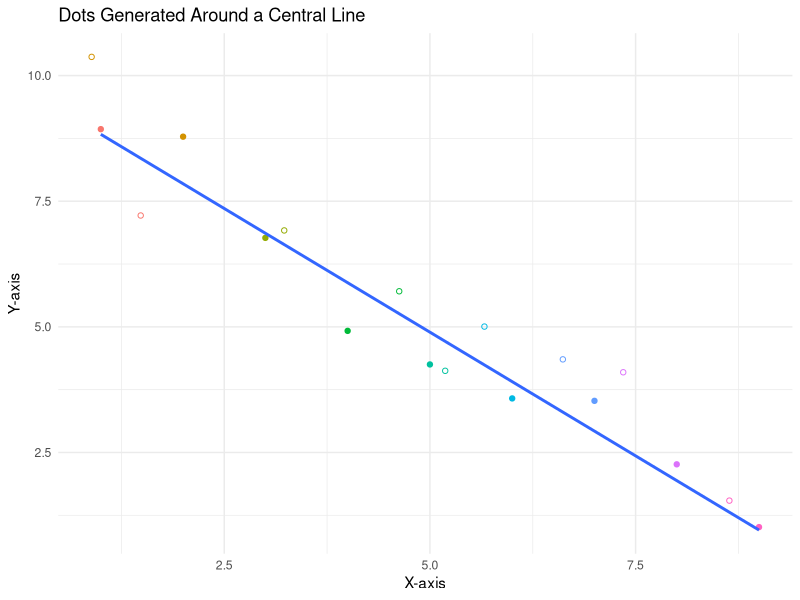
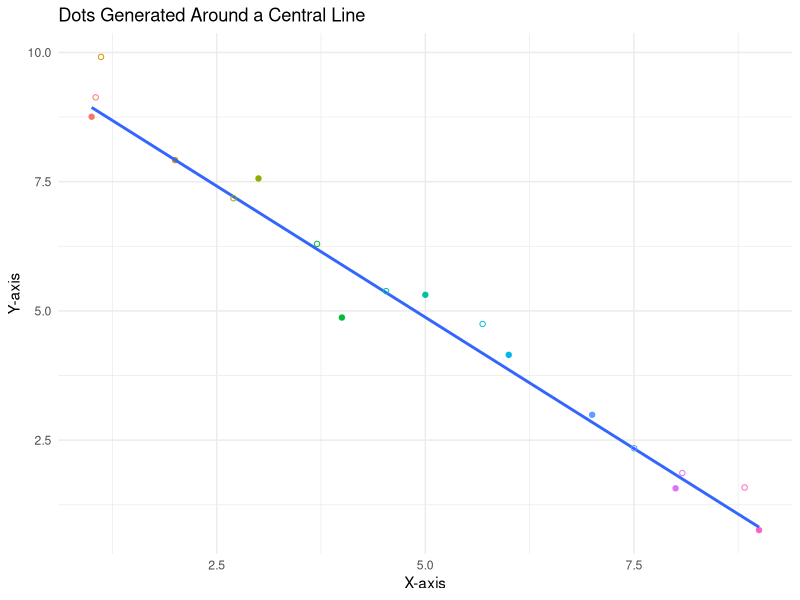
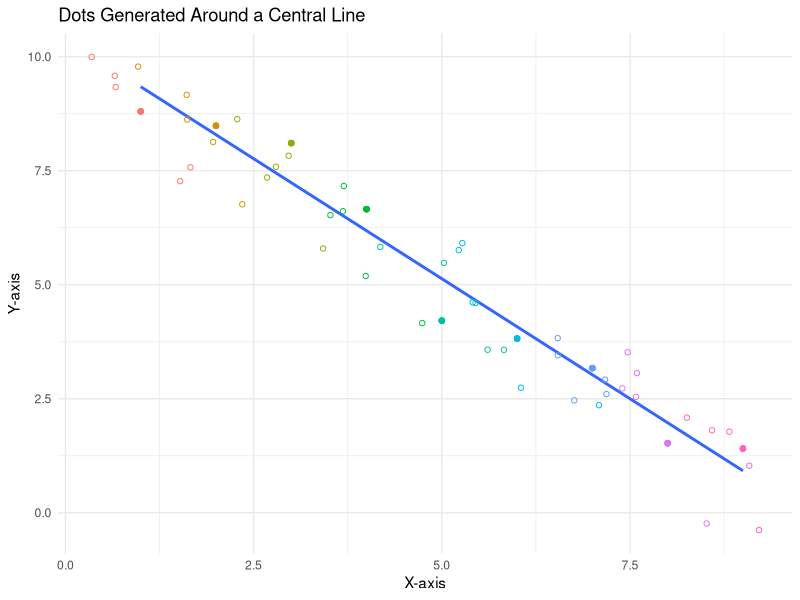
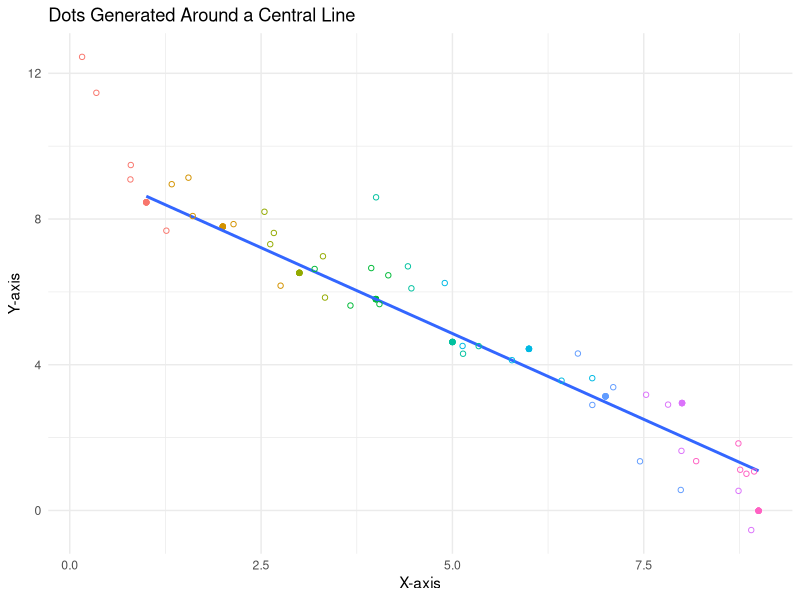

Generate these figures, in order, with R:
## ---- chunk 1
library(dplyr)
library(ggplot2)
## ---- chunk 2

# Generate x and y coordinates for the 4 central dots
x_center <- 1:9
y_center <- 10 - x_center + rnorm(9,0,0.5)  # The equation for the line y = 5 - x

# Create a data frame to hold the center dots
center_dots <- data.frame(norm = x_center, y = y_center, anom = 0, label = "center")

# Create data frame for additional dots
additional_dots <- data.frame()

# For each center dot, generate 5 additional dots along a line with slope -2
for (i in 1:length(x_center)) {
  anom_i <- rnorm(1, 0, 0.5)  # Randomize x-coordinates
  y_i <- 10 - x_center[i]-2*anom_i +  rnorm(1,0,0.5)
  dots <- data.frame(norm = x_center[i], y_i = y_i, anom_i = anom_i, label = paste("around_center", i, sep = "_"))
  additional_dots <- rbind(additional_dots, dots)
}

  
combined_dots <- left_join(center_dots, additional_dots, by = "norm")
# Plot the results
sepp <- ggplot(combined_dots, aes(x = norm+anom, y = y)) +
  geom_point(aes(color = label.y)) +
  geom_smooth(method = "lm", formula = y ~ x, se = FALSE) +
  labs(title = "Dots Generated Around a Central Line",
       x = "X-axis",
       y = "Y-axis") +
  theme_minimal() +
  theme(legend.position = "none") + # Legend position
  geom_point(aes(x = norm+anom_i, y = y_i, color = label.y), shape = 1) 

print(sepp)
## ---- chunk 3
model <- lm(y_i~norm+anom_i,additional_dots)
summary(model)
confint(model)
## ---- chunk 4

# Generate x and y coordinates for the 4 central dots
x_center <- 1:9
y_center <- 10 - x_center + rnorm(9,0,0.5)  # The equation for the line y = 5 - x

# Create a data frame to hold the center dots
center_dots <- data.frame(norm = x_center, y = y_center, anom = 0, label = "center")

# Create data frame for additional dots
additional_dots <- data.frame()

# For each center dot, generate 5 additional dots along a line with slope -2
for (i in 1:length(x_center)) {
  anom_i <- rnorm(1, 0, 0.5)  # Randomize x-coordinates
  temporal <- rnorm(1, -2, 0.1)
  y_i <- 10 - x_center[i]+temporal*anom_i +  rnorm(1,0,0.5)
  dots <- data.frame(norm = x_center[i], y_i = y_i, anom_i = anom_i, label = paste("around_center", i, sep = "_"))
  additional_dots <- rbind(additional_dots, dots)
}

  
  
combined_dots <- left_join(center_dots, additional_dots, by = "norm")
# Plot the results
sepp <- ggplot(combined_dots, aes(x = norm+anom, y = y)) +
  geom_point(aes(color = label.y)) +
  geom_smooth(method = "lm", formula = y ~ x, se = FALSE) +
  labs(title = "Dots Generated Around a Central Line",
       x = "X-axis",
       y = "Y-axis") +
  theme_minimal() +
  theme(legend.position = "none") + # Legend position
  geom_point(aes(x = norm+anom_i, y = y_i, color = label.y), shape = 1) 

print(sepp)
## ---- chunk 5
model <- lm(y_i~norm+anom_i,additional_dots)
summary(model)
confint(model)
## ---- chunk 6

# Generate x and y coordinates for the 4 central dots
x_center <- 1:9
y_center <- 10 - x_center + rnorm(9,0,0.5)  # The equation for the line y = 5 - x

# Create a data frame to hold the center dots
center_dots <- data.frame(norm = x_center, y = y_center, anom = 0, label = "center")

# Create data frame for additional dots
additional_dots <- data.frame()

# For each center dot, generate 5 additional dots along a line with slope -2
for (i in 1:length(x_center)) {
  anom_i <- rnorm(5, 0, 0.5)  # Randomize x-coordinates
  y_i <- 10 - x_center[i]-2*anom_i +  rnorm(5,0,0.5)
  dots <- data.frame(norm = x_center[i], y_i = y_i, anom_i = anom_i, label = paste("around_center", i, sep = "_"))
  additional_dots <- rbind(additional_dots, dots)
}

  
combined_dots <- left_join(center_dots, additional_dots, by = "norm")
# Plot the results
sepp <- ggplot(combined_dots, aes(x = norm+anom, y = y)) +
  geom_point(aes(color = label.y)) +
  geom_smooth(method = "lm", formula = y ~ x, se = FALSE) +
  labs(title = "Dots Generated Around a Central Line",
       x = "X-axis",
       y = "Y-axis") +
  theme_minimal() +
  theme(legend.position = "none") + # Legend position
  geom_point(aes(x = norm+anom_i, y = y_i, color = label.y), shape = 1) 

print(sepp)
## ---- chunk 7
model <- lm(y_i~norm+anom_i,additional_dots)
summary(model)
confint(model)
## ---- chunk 8
library(blme)
temporal_model <- blmer(y_i ~ norm + anom_i + (anom_i | label), data = additional_dots,
                        cov.prior = invwishart(df = 3, scale = diag(c(50, 50), 2)))

temporal_model
## ---- chunk 9

# Generate x and y coordinates for the 4 central dots
x_center <- 1:9
y_center <- 10 - x_center + rnorm(9,0,0.5)  # The equation for the line y = 5 - x

# Create a data frame to hold the center dots
center_dots <- data.frame(norm = x_center, y = y_center, anom = 0, label = "center")

# Create data frame for additional dots
additional_dots <- data.frame()

# For each center dot, generate 5 additional dots along a line with slope -2
for (i in 1:length(x_center)) {
  anom_i <- rnorm(5, 0, 0.5)  # Randomize x-coordinates
  temporal <- rnorm(1, -2, 1)
  y_i <- 10 - x_center[i]+ temporal*anom_i +  rnorm(5,0,0.5)
  dots <- data.frame(norm = x_center[i], y_i = y_i, anom_i = anom_i, label = paste("around_center", i, sep = "_"))
  additional_dots <- rbind(additional_dots, dots)
}

  
combined_dots <- left_join(center_dots, additional_dots, by = "norm")
# Plot the results
sepp <- ggplot(combined_dots, aes(x = norm+anom, y = y)) +
  geom_point(aes(color = label.y)) +
  geom_smooth(method = "lm", formula = y ~ x, se = FALSE) +
  labs(title = "Dots Generated Around a Central Line",
       x = "X-axis",
       y = "Y-axis") +
  theme_minimal() +
  theme(legend.position = "none") + # Legend position
  geom_point(aes(x = norm+anom_i, y = y_i, color = label.y), shape = 1) 

print(sepp)
## ---- chunk 10
model <- lm(y_i~norm+anom_i,additional_dots)
summary(model)
confint(model)
## ---- chunk 11
library(blme)
temporal_model <- blmer(y_i ~ norm + anom_i + (anom_i | label), data = additional_dots,
                        cov.prior = invwishart(df = 3, scale = diag(c(50, 50), 2)))

temporal_model
